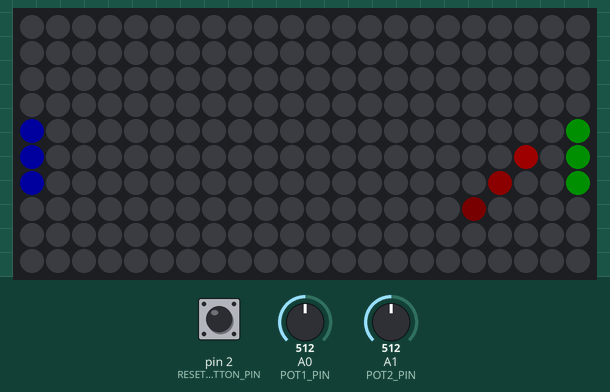
The sketch below on a simulated Arduino Nano, built with avr-gcc and run on an emulated ATmega328P. Shown: 22×10 RGB LED matrix (first LED top left, wired row by row). The inputs (shaded band) are chosen by the test bench; at power-on: A0 (POT1_PIN) = 512, pin 2 (RESET_BUTTON_PIN) HIGH, A1 (POT2_PIN) = 512. Dim RGB values are drawn brighter than linear; random numbers use the default seed unless the sketch sets one.

Above: at 1.05 s.
1.3 s: A0 (POT1_PIN) set to 716
At 2.81 s:
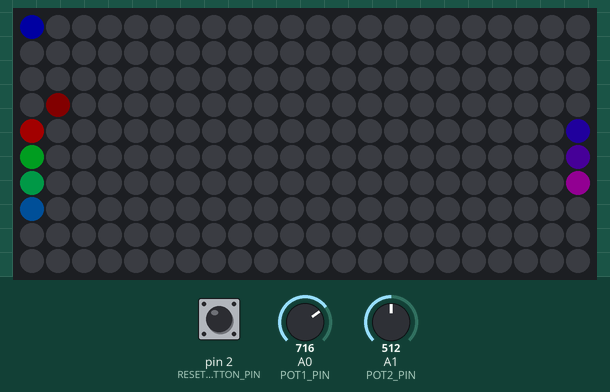
4.3 s: pin 2 (RESET_BUTTON_PIN) pulled LOW for 0.15 s
At 4.53 s:
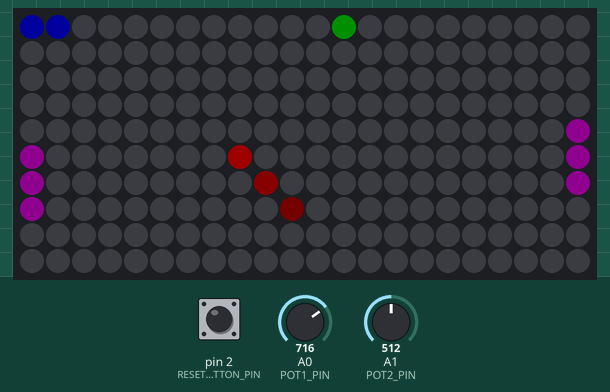
5.0 s: A1 (POT2_PIN) set to 1023
At 5.55 s:
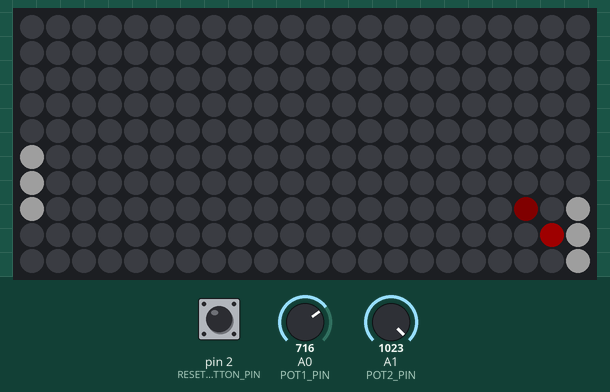
8.0 s: A0 (POT1_PIN) set to 511
At 9.22 s:
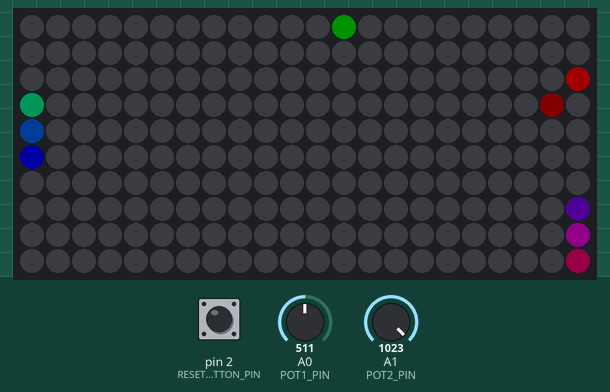
11.0 s: pin 2 (RESET_BUTTON_PIN) pulled LOW for 1 s
At 12.43 s:
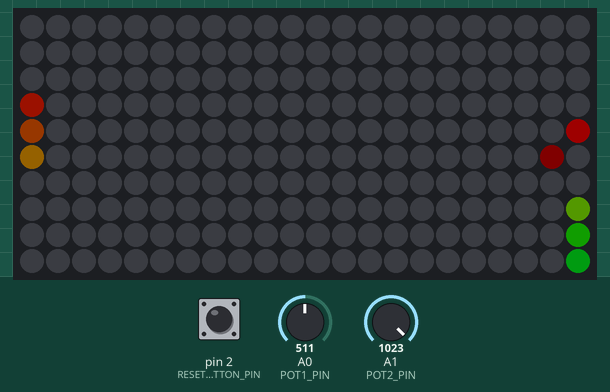
12.6 s: A1 (POT2_PIN) set to 511
At 13.54 s:
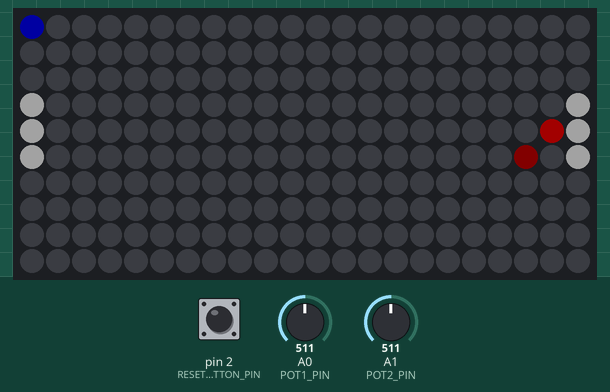

The sketch:

Pong_Game.ino
```cpp
/****************************************************************************************
 * Ping‑Pong Game for 10×22 ARGB LED Matrix (Serpentine) with Angled Bounces
 * –  Paddle‑only flashes for scoring, win, and reset events
 * –  Rainbow animation now runs on the paddles only
 *
 * Hardware: Arduino Nano, WS2812B LEDs, 2 potentiometers (A0, A1),
 *           LED data on pin 6, reset button on pin 2
 ****************************************************************************************/

#include <FastLED.h>
#include <stdlib.h>                 // For random() function

#define MATRIX_WIDTH        22
#define MATRIX_HEIGHT       10
#define NUM_LEDS            (MATRIX_WIDTH * MATRIX_HEIGHT)
#define LED_PIN             6       // Data pin for LED strip
#define PADDLE_HEIGHT       3       // Height of each paddle in LEDs
#define BALL_SPEED_MIN      40      // Fastest ball speed (ms)
#define BALL_SPEED_START    100     // Starting ball speed (ms)
#define POT1_PIN            A0      // Left player potentiometer
#define POT2_PIN            A1      // Right player potentiometer
#define SCOREBOARD_ENABLED  1       // 1 = scores on top row, 0 = Serial only
#define BOUNCE_ANGLES      1       // 1 = angled bounces, 0 = classic straight bounces
#define WINNING_SCORE       10      // Score required to win the match
#define FADE_AMOUNT         40      // Fade amount per frame for trails (0‑255)
#define RESET_BUTTON_PIN    2       // Pin for reset button (active‑low)

CRGB leds[NUM_LEDS];               // LED array

/* --------------------------------------------------------------
   Game state variables
   -------------------------------------------------------------- */
int   paddle1Y   = 0;       // Top Y position of left paddle
int   paddle2Y   = 0;       // Top Y position of right paddle
float smoothedPot1 = 512;   // Smoothed pot values – start in the middle
float smoothedPot2 = 512;
const float alpha = 0.7;    // Smoothing factor (higher = more responsive)

int   ballX      = MATRIX_WIDTH / 2;
int   ballY      = MATRIX_HEIGHT / 2;
int   ballDX     = 1;       // X direction: +1 right, -1 left
int   ballDY     = 1;       // Y direction: -1, 0, +1
int   score1     = 0;
int   score2     = 0;
int   ballSpeed  = BALL_SPEED_START;
unsigned long lastUpdate = 0;   // Timing for ball movement
int   rallyCount = 0;           // Consecutive paddle hits

/* --------------------------------------------------------------
   Reset‑button debouncing variables
   -------------------------------------------------------------- */
bool   lastResetButtonState = HIGH;
bool   resetButtonState     = HIGH;
unsigned long lastResetDebounceTime = 0;
const unsigned long resetDebounceDelay = 50;

/* --------------------------------------------------------------
   Forward declarations
   -------------------------------------------------------------- */
void resetBall(bool withAnimation);

/* --------------------------------------------------------------
   Helper: translate (x,y) to LED index for serpentine wiring
   -------------------------------------------------------------- */
int getLEDIndex(int x, int y) {
  if (y % 2 == 0) return y * MATRIX_WIDTH + x;
  return y * MATRIX_WIDTH + (MATRIX_WIDTH - 1 - x);
}

/* --------------------------------------------------------------
   Simple pixel setter that guards against out‑of‑bounds coordinates
   -------------------------------------------------------------- */
void setPixel(int x, int y, CRGB color) {
  if (x >= 0 && x < MATRIX_WIDTH && y >= 0 && y < MATRIX_HEIGHT)
    leds[getLEDIndex(x, y)] = color;
}

/* --------------------------------------------------------------
   Matrix clearing utility
   -------------------------------------------------------------- */
void clearMatrix() {
  fill_solid(leds, NUM_LEDS, CRGB::Black);
}

/* --------------------------------------------------------------
   Flash any colour *only* on the two paddles
   -------------------------------------------------------------- */
void flashPaddlesColor(CRGB col) {
  for (int i = 0; i < PADDLE_HEIGHT; i++) {
    setPixel(0,                 paddle1Y + i, col);   // Left paddle
    setPixel(MATRIX_WIDTH - 1,  paddle2Y + i, col);   // Right paddle
  }
  FastLED.show();
  delay(50);                                   // Visible flash length
}

/* --------------------------------------------------------------
   Convenience wrappers
   -------------------------------------------------------------- */
void flashPaddles()           { flashPaddlesColor(CRGB::White); }   // Score flash
void flashResetIndicator()   { flashPaddlesColor(CRGB::Purple); } // Reset‑button flash
void flashWinPaddles(CRGB c) { flashPaddlesColor(c); }          // Win animation flash

/* --------------------------------------------------------------
   *** DISABLED *** – full‑screen flash (kept for reference only)
   -------------------------------------------------------------- */
// void flashScreen() {
//   // Previously used to flash the entire matrix white on a score.
//   // Disabled – we now flash only the paddles.
//   // fill_solid(leds, NUM_LEDS, CRGB::White);
//   // FastLED.show();
//   // delay(50);
// }

/* --------------------------------------------------------------
   *** NEW *** – rainbow animation **only on the paddles**
   -------------------------------------------------------------- */
void rainbowPaddle() {
  // Animate a moving rainbow along the two paddle columns.
  uint8_t baseHue = beat8(10);          // Slowly drifting base hue
  const uint8_t hueStep = 16;           // Colour distance between successive LEDs

  // Left paddle
  for (int i = 0; i < PADDLE_HEIGHT; i++) {
    uint8_t h = baseHue + i * hueStep;
    setPixel(0, paddle1Y + i, CHSV(h, 255, 255));
  }
  // Right paddle (different offset so the colours aren’t identical)
  for (int i = 0; i < PADDLE_HEIGHT; i++) {
    uint8_t h = baseHue + i * hueStep + 64;
    setPixel(MATRIX_WIDTH - 1, paddle2Y + i, CHSV(h, 255, 255));
  }

  FastLED.show();
  delay(30);                           // Speed of the rainbow “throw”
}

/* --------------------------------------------------------------
   Original full‑matrix rainbow wave (kept for reference only)
   -------------------------------------------------------------- */
// void rainbowWave() {
//   uint8_t initialHue = beat8(10);
//   for (int i = 0; i < MATRIX_WIDTH; i++) {
//     fill_rainbow(leds, NUM_LEDS, initialHue + i * 4, 10);
//     FastLED.show();
//     delay(15);
//   }
// }

/* --------------------------------------------------------------
   Draw paddles – normal colours (blue & green)
   -------------------------------------------------------------- */
void drawPaddles() {
  for (int i = 0; i < PADDLE_HEIGHT; i++) {
    setPixel(0,                 paddle1Y + i, CRGB::Blue);
    setPixel(MATRIX_WIDTH - 1,  paddle2Y + i, CRGB::Green);
  }
}

/* --------------------------------------------------------------
   Draw the ball (red)
   -------------------------------------------------------------- */
void drawBall() {
  setPixel(ballX, ballY, CRGB::Red);
}

/* --------------------------------------------------------------
   Reset‑button handling with software debouncing
   -------------------------------------------------------------- */
bool checkResetButton() {
  int reading = digitalRead(RESET_BUTTON_PIN);
  unsigned long now = millis();

  if (reading != lastResetButtonState) {
    lastResetDebounceTime = now;                // Reset timer on change
  }

  if ((now - lastResetDebounceTime) > resetDebounceDelay) {
    if (reading != resetButtonState) {
      resetButtonState = reading;
      if (resetButtonState == LOW) {           // Button pressed (active low)
        lastResetButtonState = reading;
        return true;
      }
    }
  }
  lastResetButtonState = reading;
  return false;
}

/* --------------------------------------------------------------
   Optional top‑row scoreboard (enabled with SCOREBOARD_ENABLED)
   -------------------------------------------------------------- */
void drawScoreboard() {
#if SCOREBOARD_ENABLED
  // Player 1 – columns 0‑9 (red tens, blue units)
  int p1_tens   = score1 / 10;
  int p1_units  = score1 % 10;
  for (int i = 0; i < p1_tens;  i++) setPixel(i,                 0, CRGB::Red);
  for (int i = 0; i < p1_units; i++) setPixel(p1_tens + i,      0, CRGB::Blue);

  // Player 2 – columns 12‑21 (yellow tens, green units)
  int p2_tens   = score2 / 10;
  int p2_units  = score2 % 10;
  for (int i = 0; i < p2_tens;  i++) setPixel(12 + i,            0, CRGB::Yellow);
  for (int i = 0; i < p2_units; i++) setPixel(12 + p2_tens + i, 0, CRGB::Green);
#endif
}

/* --------------------------------------------------------------
   Ball movement, wall & paddle collisions, scoring
   -------------------------------------------------------------- */
void updateBall() {
  // ---- Move the ball -------------------------------------------------
  ballX += ballDX;
  ballY += ballDY;

#if !SCOREBOARD_ENABLED
  // Debug output (only when scoreboard is off)
  Serial.print("Ball: ("); Serial.print(ballX); Serial.print(", ");
  Serial.print(ballY); Serial.print(") Speed: "); Serial.println(ballSpeed);
#endif

  // ---- Wall collisions (top / bottom) --------------------------------
  int minY = SCOREBOARD_ENABLED ? 1 : 0;   // Top row reserved for scoreboard
  if (ballY < minY) {
    ballY = minY;
    ballDY = -ballDY;
  } else if (ballY >= MATRIX_HEIGHT) {
    ballY = MATRIX_HEIGHT - 1;
    ballDY = -ballDY;
  }

  // ---- Paddle collisions (angled bounce option) ------------------------
#if BOUNCE_ANGLES
  // ----- Left paddle ----------------------------------------------------
  if (ballX == 0 && ballY >= paddle1Y && ballY < paddle1Y + PADDLE_HEIGHT) {
    // Paddle hit visual cue (white flash)
    flashPaddlesColor(CRGB::White);
    ballDX = 1;                     // Send ball rightwards
    ballX += ballDX;

    int hitPos = ballY - paddle1Y;  // 0 = top, 1 = centre, 2 = bottom
    if (hitPos == 0)       ballDY = -1;
    else if (hitPos == 1)  ballDY = (random(0,10) < 2) ? 0 : (random(0,2) ? 1 : -1);
    else                    ballDY =  1;

    rallyCount++;
    if (rallyCount >= 4 && ballSpeed > BALL_SPEED_MIN) { ballSpeed -= 5; rallyCount = 0; }
  }
  // ----- Right paddle ---------------------------------------------------
  else if (ballX == MATRIX_WIDTH - 1 &&
           ballY >= paddle2Y && ballY < paddle2Y + PADDLE_HEIGHT) {
    flashPaddlesColor(CRGB::White);
    ballDX = -1;                    // Send ball leftwards
    ballX += ballDX;

    int hitPos = ballY - paddle2Y;
    if (hitPos == 0)       ballDY = -1;
    else if (hitPos == 1)  ballDY = (random(0,10) < 2) ? 0 : (random(0,2) ? 1 : -1);
    else                    ballDY =  1;

    rallyCount++;
    if (rallyCount >= 4 && ballSpeed > BALL_SPEED_MIN) { ballSpeed -= 5; rallyCount = 0; }
  }
#else
  // ----- Classic straight bounce (no angles) -----------------------------
  if (ballX == 0 && ballY >= paddle1Y && ballY < paddle1Y + PADDLE_HEIGHT) {
    flashPaddlesColor(CRGB::White);
    ballDX = -ballDX;
    ballX += ballDX;
    rallyCount++;
    if (rallyCount >= 4 && ballSpeed > BALL_SPEED_MIN) { ballSpeed -= 5; rallyCount = 0; }
  } else if (ballX == MATRIX_WIDTH - 1 &&
             ballY >= paddle2Y && ballY < paddle2Y + PADDLE_HEIGHT) {
    flashPaddlesColor(CRGB::White);
    ballDX = -ballDX;
    ballX += ballDX;
    rallyCount++;
    if (rallyCount >= 4 && ballSpeed > BALL_SPEED_MIN) { ballSpeed -= 5; rallyCount = 0; }
  }
#endif

  // ---- Scoring ---------------------------------------------------------
  if (ballX < 0) {                     // Right player scores
    score2++;
    rallyCount = 0;
#if !SCOREBOARD_ENABLED
    Serial.print("Score: P1 "); Serial.print(score1); Serial.print(" - P2 "); Serial.println(score2);
#endif
    flashPaddles();                   // Paddle‑only flash on a point
    resetBall(true);
  } else if (ballX >= MATRIX_WIDTH) { // Left player scores
    score1++;
    rallyCount = 0;
#if !SCOREBOARD_ENABLED
    Serial.print("Score: P1 "); Serial.print(score1); Serial.print(" - P2 "); Serial.println(score2);
#endif
    flashPaddles();                   // Paddle‑only flash on a point
    resetBall(true);
  }
}

/* --------------------------------------------------------------
   Reset ball to centre with random direction – optional animation
   -------------------------------------------------------------- */
void resetBall(bool withAnimation) {
  if (withAnimation) {
    // Previously we called a full‑matrix rainbow.  Now we call the paddle‑only version.
    rainbowPaddle();
  }

  ballX = MATRIX_WIDTH / 2;
  ballY = random(SCOREBOARD_ENABLED ? 1 : 0, MATRIX_HEIGHT);
  ballDX = random(0, 2) == 0 ? -1 : 1;

  // Ensure we don't start with a neutral vertical velocity
  do {
    ballDY = random(-1, 2);          // -1, 0, or +1
  } while (ballDY == 0);

  ballSpeed = BALL_SPEED_START;
  rallyCount = 0;
}

/* --------------------------------------------------------------
   Arduino setup
   -------------------------------------------------------------- */
void setup() {
  FastLED.addLeds<WS2812B, LED_PIN, GRB>(leds, NUM_LEDS);
  FastLED.setBrightness(30);
  pinMode(RESET_BUTTON_PIN, INPUT_PULLUP);
  Serial.begin(115200);
  randomSeed(analogRead(A3));        // Use floating pin as seed
  resetBall(false);
}

/* --------------------------------------------------------------
   Main loop – reads pots, moves ball, checks win/reset, draws frame
   -------------------------------------------------------------- */
void loop() {
  // ----- Reset button ---------------------------------------------------
  if (checkResetButton()) {
    // Immediate game reset
    score1 = 0;
    score2 = 0;
    ballSpeed = BALL_SPEED_START;
    FastLED.setBrightness(30);

    // Paddle‑only flash to indicate a manual reset
    flashResetIndicator();

    resetBall(false);

#if !SCOREBOARD_ENABLED
    Serial.println("Game Reset! Score: P1 0 - P2 0");
#endif
  }

  // ----- Win condition --------------------------------------------------
  if (score1 >= WINNING_SCORE || score2 >= WINNING_SCORE) {
    CRGB winColor = (score1 >= WINNING_SCORE) ? CRGB::Blue : CRGB::Green;
    for (int i = 0; i < 5; i++) {
      flashWinPaddles(winColor);    // Paddle‑only win flash
      delay(200);
    }
    score1 = 0;
    score2 = 0;
    resetBall(false);
  }

  // ----- Read potentiometers (dummy reads for ADC stability) -----
  analogRead(POT1_PIN);                 // Dummy read
  int pot1 = analogRead(POT1_PIN);
  analogRead(POT2_PIN);                 // Dummy read
  int pot2 = analogRead(POT2_PIN);

  paddle1Y = map(pot1, 0, 1023,
                 SCOREBOARD_ENABLED ? 1 : 0,
                 MATRIX_HEIGHT - PADDLE_HEIGHT);
  paddle2Y = map(pot2, 0, 1023,
                 SCOREBOARD_ENABLED ? 1 : 0,
                 MATRIX_HEIGHT - PADDLE_HEIGHT);

  // ----- Ball timing ----------------------------------------------------
  if (millis() - lastUpdate > ballSpeed) {
    updateBall();
    lastUpdate = millis();
  }

  // ----- Brightness scales with total points (capped for safety) ------
  FastLED.setBrightness(min(30 + (score1 + score2) * 5, 100));

  // ----- Render frame ----------------------------------------------------
  fadeToBlackBy(leds, NUM_LEDS, FADE_AMOUNT);
  drawPaddles();
  drawBall();
  drawScoreboard();
  FastLED.show();
}
```
